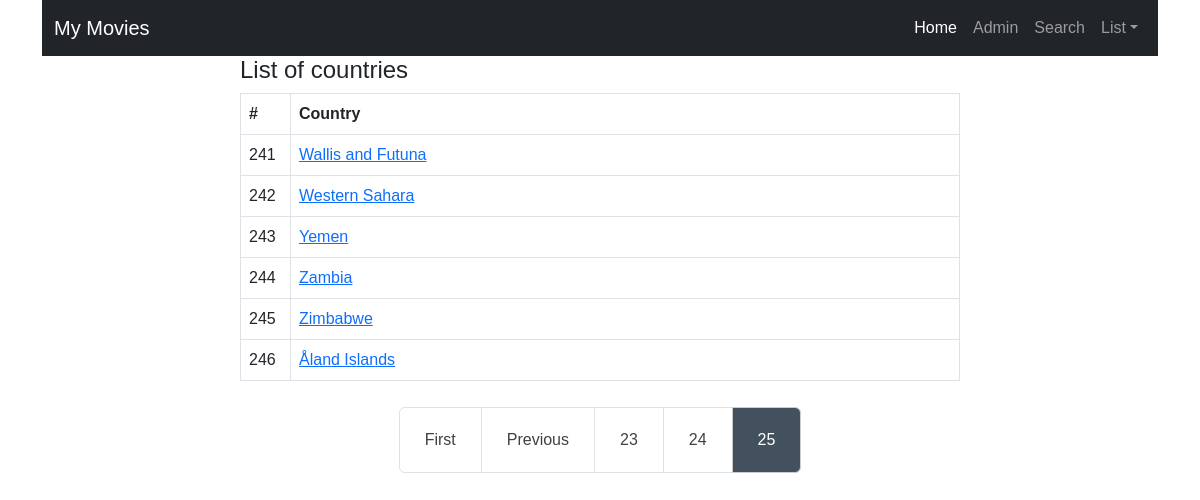
The page /movieapp/country_list/?page=25 on the database its author committed.
### movieapp/models.py (models this page shows, shortened)
class Country (models.Model):
    common = models.CharField(max_length=100)
    official = models.CharField(max_length=100)
    capital = models.CharField(max_length=100)
    region = models.CharField(max_length=100)
    subregion = models.CharField(max_length=100, null=True, blank=True)  # true ja blank on vajalik et kui andmevälio on tühi või o
    flag = models.CharField(max_length=255)
    map = models.CharField(max_length=255)
    def __str__(self):
        return self.common
    class Meta:
        ordering = ['common']
        verbose_name_plural = 'countries'

### movieapp/views.py (the view)
# urls.py: path('country_list/', views.CountryListView.as_view(), name='country_list'),  # Movie List View
class CountryListView(ListView):
    model = Country
    queryset = Country.objects.order_by("common")
    context_object_name = "countries"
    paginate_by = 10  # mitu rida lehel kuvab

### movieapp/templates/movieapp/country_list.html (shortened to what this page needs)
{% extends "base.html" %}
{% block main %}
    <div class="container">
        <div class="row">
            <div class="col-8 mx-auto">
                <h4>List of countries</h4>
                <table class="table table-bordered">
                    <thead>
                    <tr>
                        <th style="width: 50px;">#</th>
                        <th>Country</th>
                    </tr>
                    </thead>
                    <tbody>
                    {% for country in countries %}
                        <tr>
                            <td>{{ page_obj.start_index|add:forloop.counter0 }}</td>
                            <td><a href="{% url "movieapp:country_detail" pk=country.id %}">{{ country }}</a></td>
                        </tr>
                    {% endfor %}
                    </tbody>
                </table>
            </div>
        </div>
    </div>
    <div class="pagination-container">
        <ul class="pagination">
            {% if page_obj.has_previous %}
                <li class="page-item">
                    <a class="page-link" href="?page=1">First</a>
                </li>
                <li class="page-item">
                    <a class="page-link" href="?page={{ page_obj.previous_page_number }}">Previous</a>
                </li>
            {% endif %}
            {% for page_num in page_obj.paginator.page_range %}
                {% if page_obj.number >= page_num|add:"-2" and page_obj.number <= page_num|add:"2" %}
                    <li class="page-item">
                        <a class="page-link {% if page_num == page_obj.number %}active{% endif %}" href="?page={{ page_num }}">{{ page_num }}</a>
                    </li>
                {% endif %}
            {% endfor %}
        </ul>
    </div>
{% endblock %}

### templates/base.html (style rules this page uses)
* { margin: 0; padding: 0; font-family: sans-serif; }
.container .pagination { display: flex; justify-content: center; margin-top: 10px; }
.container .pagination li a { position: relative; padding: 20px 25px; text-decoration: none; color: #424040; font-weight: 500; }
.pagination .page-link.active { background-color: #42515d; color: #ffffff; border-color: #ccc; }

### rows shown on the page
Country: start_index|add "241", common "Wallis and Futuna"
Country: start_index|add "242", common "Western Sahara"
Country: start_index|add "243", common "Yemen"
Country: start_index|add "244", common "Zambia"
Country: start_index|add "245", common "Zimbabwe"
Country: start_index|add "246", common "Åland Islands"

### other values the page prints
{{ page_num }} "23" "24" "25"
